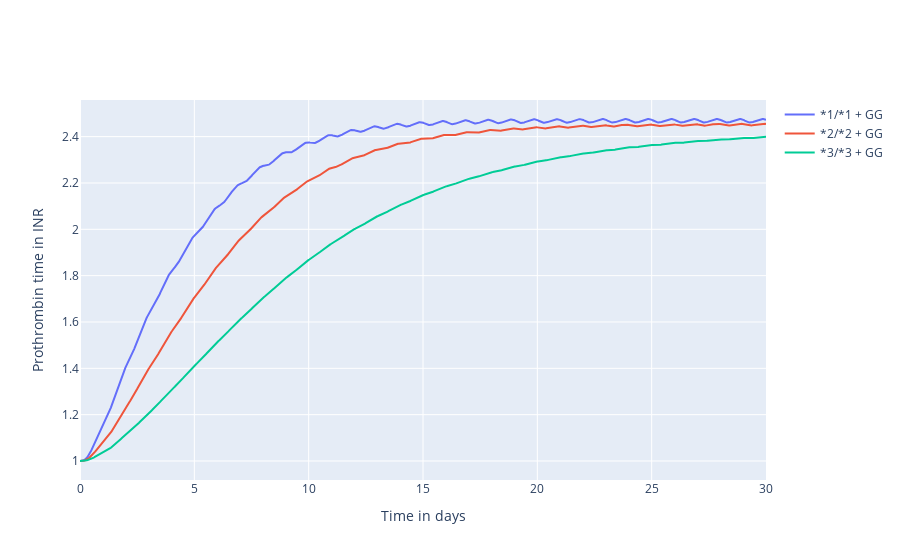
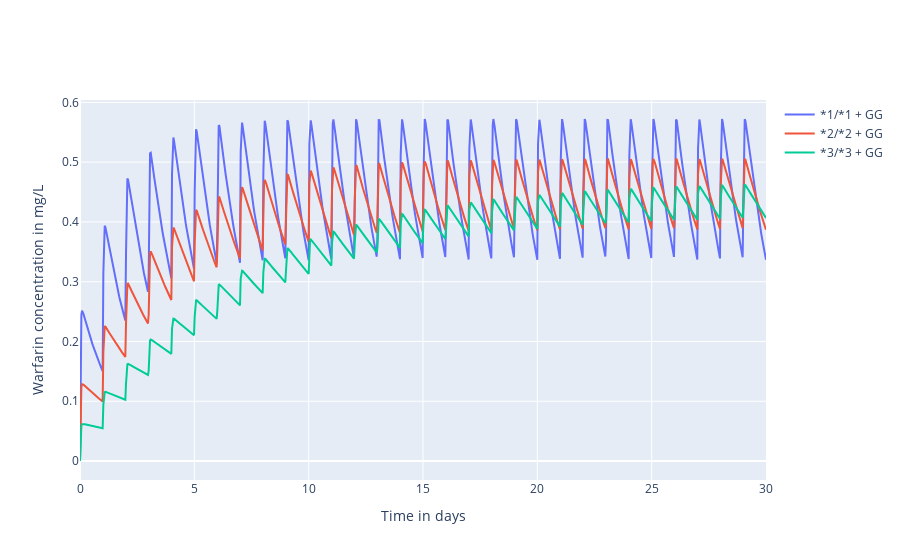
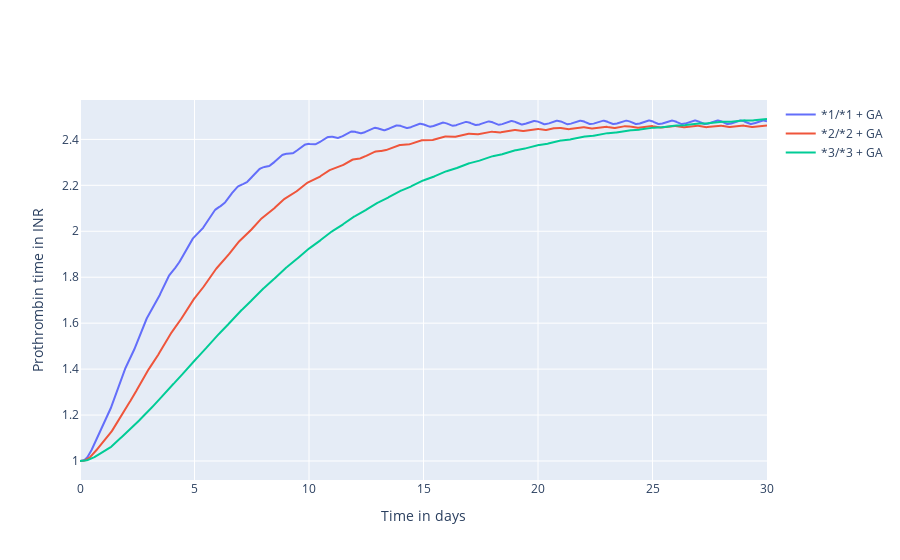
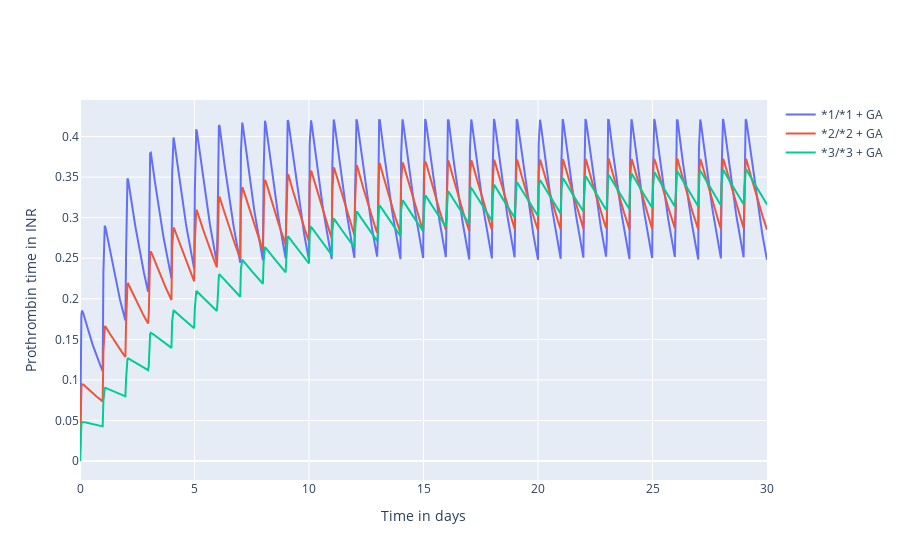

The notebook cell saved with these charts, in order:
### Markdown cell above
## Reproduce Figure 3 in Hamberg et al

### Code cell
# Define simulation conditions
thirty_days = 30 * 24
times = np.linspace(0, thirty_days, num=1000)

# I: Simulate treatment response for 70 year old infividuals and different
# CYP2C9 variants and the GG VKORC1 genotype for 2.5 target INR
age = 70
cyp2c9_variants = ['*1/*1', '*2/*2', '*3/*3']
vkorc1_variant = 'GG'
doses = [7.6, 3.8, 1.8]
parameters = []
for cyp2c9_variant in cyp2c9_variants:
    parameters.append(get_typical_parameters(
        age, cyp2c9_variant, vkorc1_variant))

simulation1 = []
for idp, params in enumerate(parameters):
    # Set dosing regimen
    # (Model only captures S-warfarin, so need to divide dose by 2)
    dose = doses[idp]
    mechanistic_model.set_dosing_regimen(dose/2, start=0, period=24)

    # Simulate response for 2.5 target INR
    simulation1.append(mechanistic_model.simulate(params, times))

# II: Simulate treatment response for 70 year old infividuals and different
# CYP2C9 variants and the GA VKORC1 genotype for 2.5 target INR
age = 70
cyp2c9_variants = ['*1/*1', '*2/*2', '*3/*3']
vkorc1_variant = 'GA'
doses = [5.6, 2.8, 1.4]
parameters = []
for cyp2c9_variant in cyp2c9_variants:
    parameters.append(get_typical_parameters(
        age, cyp2c9_variant, vkorc1_variant))

simulation2 = []
for idp, params in enumerate(parameters):
    # Set dosing regimen
    dose = doses[idp]
    mechanistic_model.set_dosing_regimen(dose/2, start=0, period=24)

    # Simulate response for 2.5 target INR
    simulation2.append(mechanistic_model.simulate(params, times))

# III: Simulate treatment response for 70 year old infividuals and different
# CYP2C9 variants and the GA VKORC1 genotype for 2.5 target INR
age = 70
cyp2c9_variants = ['*1/*1', '*2/*2', '*3/*3']
vkorc1_variant = 'AA'
doses = [3.6, 1.8, 0.9]
parameters = []
for cyp2c9_variant in cyp2c9_variants:
    parameters.append(get_typical_parameters(
        age, cyp2c9_variant, vkorc1_variant))

simulation3 = []
for idp, params in enumerate(parameters):
    # Set dosing regimen
    dose = doses[idp]
    mechanistic_model.set_dosing_regimen(dose/2, start=0, period=24)

    # Simulate response for 2.5 target INR
    simulation3.append(mechanistic_model.simulate(params, times))

# Figure 1: Treatment response of patients with different CYP2C9 genptypes for
# 2.5 INR maintenance dose
times = times / 24
fig = go.Figure()
fig.add_trace(go.Scatter(
    x = times,
    y = simulation1[0][0],
    name = '*1/*1 + GG'
))
fig.add_trace(go.Scatter(
    x = times,
    y = simulation1[1][0],
    name = '*2/*2 + GG'
))
fig.add_trace(go.Scatter(
    x = times,
    y = simulation1[2][0],
    name = '*3/*3 + GG'
))
fig.update_layout(
    xaxis_title='Time in days',
    yaxis_title='Prothrombin time in INR',
)
fig.show()

# Figure 2: Treatment response of patients with different CYP2C9 genptypes for
# 2.5 INR maintenance dose
fig = go.Figure()
fig.add_trace(go.Scatter(
    x = times,
    y = simulation1[0][1],
    name = '*1/*1 + GG'
))
fig.add_trace(go.Scatter(
    x = times,
    y = simulation1[1][1],
    name = '*2/*2 + GG'
))
fig.add_trace(go.Scatter(
    x = times,
    y = simulation1[2][1],
    name = '*3/*3 + GG'
))
fig.update_layout(
    xaxis_title='Time in days',
    yaxis_title='Warfarin concentration in mg/L',
)
fig.show()

# Figure 3: Treatment response of patients with different CYP2C9 genptypes for
# 2.5 INR maintenance dose
fig = go.Figure()
fig.add_trace(go.Scatter(
    x = times,
    y = simulation2[0][0],
    name = '*1/*1 + GA'
))
fig.add_trace(go.Scatter(
    x = times,
    y = simulation2[1][0],
    name = '*2/*2 + GA'
))
fig.add_trace(go.Scatter(
    x = times,
    y = simulation2[2][0],
    name = '*3/*3 + GA'
))
fig.update_layout(
    xaxis_title='Time in days',
    yaxis_title='Prothrombin time in INR',
)
fig.show()

# Figure 4: Treatment response of patients with different CYP2C9 genptypes for
# 2.5 INR maintenance dose
fig = go.Figure()
fig.add_trace(go.Scatter(
    x = times,
    y = simulation2[0][1],
    name = '*1/*1 + GA'
))
fig.add_trace(go.Scatter(
    x = times,
    y = simulation2[1][1],
    name = '*2/*2 + GA'
))
fig.add_trace(go.Scatter(
    x = times,
    y = simulation2[2][1],
    name = '*3/*3 + GA'
))
fig.update_layout(
    xaxis_title='Time in days',
    yaxis_title='Prothrombin time in INR',
)
fig.show()

# Figure 5: Treatment response of patients with different CYP2C9 genptypes for
# 2.5 INR maintenance dose
fig = go.Figure()
fig.add_trace(go.Scatter(
    x = times,
    y = simulation3[0][0],
    name = '*1/*1 + AA'
))
fig.add_trace(go.Scatter(
    x = times,
    y = simulation3[1][0],
    name = '*2/*2 + AA'
))
fig.add_trace(go.Scatter(
    x = times,
    y = simulation3[2][0],
    name = '*3/*3 + AA'
))
fig.update_layout(
    xaxis_title='Time in days',
    yaxis_title='Prothrombin time in INR',
)
fig.show()

# Figure 6: Treatment response of patients with different CYP2C9 genptypes for
# 2.5 INR maintenance dose
fig = go.Figure()
fig.add_trace(go.Scatter(
    x = times,
    y = simulation3[0][1],
    name = '*1/*1 + AA'
))
fig.add_trace(go.Scatter(
    x = times,
    y = simulation3[1][1],
    name = '*2/*2 + AA'
))
fig.add_trace(go.Scatter(
    x = times,
    y = simulation3[2][1],
    name = '*3/*3 + AA'
))
fig.update_layout(
    xaxis_title='Time in days',
    yaxis_title='Prothrombin time in INR',
)
fig.show()

### Figure 1 — Plotly figure (JSON) as saved in the notebook; plotly's stock layout.template omitted (floating-point values rounded to 4 significant figures; data arrays with more than 128 entries replaced by an {"elided": "..."} marker saying what was removed)
{"data": [{"name": "*1/*1 + GG", "type": "scatter", "x": {"elided": "1000 float values"}, "y": {"elided": "1000 float values"}}, {"name": "*2/*2 + GG", "type": "scatter", "x": {"elided": "1000 float values"}, "y": {"elided": "1000 float values"}}, {"name": "*3/*3 + GG", "type": "scatter", "x": {"elided": "1000 float values"}, "y": {"elided": "1000 float values"}}], "layout": {"xaxis": {"title": {"text": "Time in days"}}, "yaxis": {"title": {"text": "Prothrombin time in INR"}}}}

### Figure 2 — Plotly figure (JSON) as saved in the notebook; plotly's stock layout.template omitted (floating-point values rounded to 4 significant figures; data arrays with more than 128 entries replaced by an {"elided": "..."} marker saying what was removed)
{"data": [{"name": "*1/*1 + GG", "type": "scatter", "x": {"elided": "1000 float values"}, "y": {"elided": "1000 float values"}}, {"name": "*2/*2 + GG", "type": "scatter", "x": {"elided": "1000 float values"}, "y": {"elided": "1000 float values"}}, {"name": "*3/*3 + GG", "type": "scatter", "x": {"elided": "1000 float values"}, "y": {"elided": "1000 float values"}}], "layout": {"xaxis": {"title": {"text": "Time in days"}}, "yaxis": {"title": {"text": "Warfarin concentration in mg/L"}}}}

### Figure 3 — Plotly figure (JSON) as saved in the notebook; plotly's stock layout.template omitted (floating-point values rounded to 4 significant figures; data arrays with more than 128 entries replaced by an {"elided": "..."} marker saying what was removed)
{"data": [{"name": "*1/*1 + GA", "type": "scatter", "x": {"elided": "1000 float values"}, "y": {"elided": "1000 float values"}}, {"name": "*2/*2 + GA", "type": "scatter", "x": {"elided": "1000 float values"}, "y": {"elided": "1000 float values"}}, {"name": "*3/*3 + GA", "type": "scatter", "x": {"elided": "1000 float values"}, "y": {"elided": "1000 float values"}}], "layout": {"xaxis": {"title": {"text": "Time in days"}}, "yaxis": {"title": {"text": "Prothrombin time in INR"}}}}

### Figure 4 — Plotly figure (JSON) as saved in the notebook; plotly's stock layout.template omitted (floating-point values rounded to 4 significant figures; data arrays with more than 128 entries replaced by an {"elided": "..."} marker saying what was removed)
{"data": [{"name": "*1/*1 + GA", "type": "scatter", "x": {"elided": "1000 float values"}, "y": {"elided": "1000 float values"}}, {"name": "*2/*2 + GA", "type": "scatter", "x": {"elided": "1000 float values"}, "y": {"elided": "1000 float values"}}, {"name": "*3/*3 + GA", "type": "scatter", "x": {"elided": "1000 float values"}, "y": {"elided": "1000 float values"}}], "layout": {"xaxis": {"title": {"text": "Time in days"}}, "yaxis": {"title": {"text": "Prothrombin time in INR"}}}}
